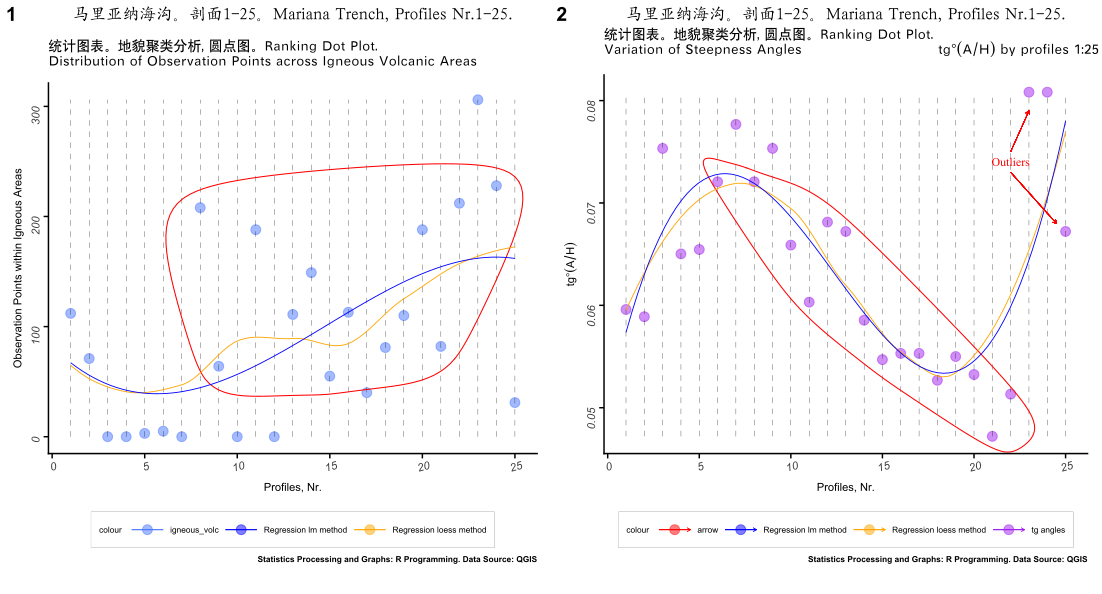

R code for this plot:
# ЧАСТЬ-1. готовим датафрейм. 
	# шаг-1. вчитываем таблицу с данными по геоморфологии. делаем из нее исходный датафрейм
MDepths <- read.csv("Morphology.csv", header=TRUE, sep = ",")
	# шаг-2. чистим датафрейм от NA значений
MDF <- na.omit(MDepths) 
row.has.na <- apply(MDF, 1, function(x){any(is.na(x))}) # проверяем, удалил ли все NA
sum(row.has.na) # суммируем все NA, должно получиться: [1] 0
head(MDF) # смотрим очищенный датафрейм. теперь с ним работаем. 


# ЧАСТЬ 2: рисуем точечные графики с ареалом критичных точек. Dot Plot with Encircling
	# шаг-3 задаем 2 точечных ареала // Encircling
library(ggalt) # задаем ареал овала критичных точек (для каждого графика отдельно)
crucial_igneous <- MDF[MDF$igneous_volc > 50 & MDF$igneous_volc <= 300 & MDF$profile > 5 & MDF$profile <= 25, ]
crucial_angles <- MDF[MDF$tg_angle > 0.00 & MDF$tg_angle <= 0.075 & MDF$profile > 5 & MDF$profile <= 22, ]

	# шаг-4. рисуем 1-й график распределения точек в пределах вулканогенных зон по профилям
g1 <- ggplot(MDF, aes(x = profile , y = igneous_volc)) +   
		geom_point(aes(x = profile , y = igneous_volc, colour = "igneous_volc"), size=3, alpha = .5, show.legend=TRUE) +    # Draw points  
		geom_segment(aes(x = profile, xend = profile, y=min(igneous_volc), yend=max(igneous_volc)),linetype="dashed", size=0.1) +   # Draw dashed lines    
	  	geom_encircle(aes(x = profile, y = igneous_volc), data = crucial_igneous, color="red", size=1, expand=0.05) +   # encircle 
		geom_smooth(aes(x = profile, y = igneous_volc, colour = "Regression loess method"), method = loess, se = FALSE, size = .3, linetype = "solid", span = 1, show.legend=TRUE) +
		geom_smooth(aes(x = profile, y = igneous_volc, colour = "Regression lm method"), method = lm, formula = y ~ splines::bs(x, 3), se = FALSE, size=.3, linetype = "solid", show.legend=TRUE) +
#	  	coord_flip() + #можно перевернуть координатные оси	   
		scale_color_manual(values = c("Regression loess method" = "orange", "Regression lm method" = "blue", "igneous_volc" = "royalblue1")) +  
		xlab("Profiles, Nr.") +
		ylab("Observation Points within Igneous Areas") + 
		labs(title="马里亚纳海沟。剖面1-25。Mariana Trench, Profiles Nr.1-25.", 
		subtitle = "统计图表。地貌聚类分析, 圆点图。Ranking Dot Plot. \nDistribution of Observation Points across Igneous Volcanic Areas",
		caption = "Statistics Processing and Graphs: R Programming. Data Source: QGIS") +
	theme(
		plot.margin = margin(5, 10, 20, 5),
		plot.title = element_text(margin = margin(t = 0, r = 20, b = 5, l = 0), family = "Kai", face = "bold", size = 12), # китайский шрифт "Кай"
		plot.subtitle = element_text(margin = margin(t = 10, r = 20, b = 10, l = 0), family = "Hei", face = "bold", size = 10), # китайский шрифт "Хэй"
		plot.caption = element_text(face = 2, size = 6),
		panel.background=ggplot2::element_rect(fill = "white"),
		axis.title.y = element_text(size = 8),
		axis.title.x = element_text(size = 8),
		axis.text.x = element_text(family = "Arial", face = 3, color = "gray24",size = 8, angle = 15),
    	axis.text.y = element_text(family = "Arial", face = 3, color = "gray24",size = 8, angle = 90),
		legend.justification = "bottom", 
		legend.position = "bottom",
		legend.box.just = "right",
		legend.direction = "horizontal",
		legend.box = "horizontal",
		legend.box.background = element_rect(colour = "honeydew4",size=0.2),
		legend.background = element_rect(fill = "white"),
		legend.key.width = unit(1,"cm"),
		legend.key.height = unit(.5,"cm"),
		legend.spacing.x = unit(.2,"cm"),
		legend.spacing.y = unit(.1,"cm"),
		legend.text = element_text(colour="black", size = 6, face=1),
		legend.title = element_text(colour="black", size = 6, face=1))
g1
	# шаг-5. рисуем 2-й график: нарастание крутизны склонов по профилям 1:25 (выражено в тангенсе) 

g2 <- ggplot(MDF, aes(x = profile , y = tg_angle)) +   
		geom_point(aes(x = profile , y = tg_angle, colour = "tg angles"), size=3, alpha = .5, show.legend=TRUE) +    # Draw points  
		geom_segment(aes(x = profile, xend = profile, y=min(tg_angle), yend=max(tg_angle)),linetype="dashed", size=0.1) +   # Draw dashed lines    
	  	geom_encircle(aes(x = profile, y = tg_angle), data = crucial_angles, color="red", size=1, expand=0.05) +   # encircle 
		geom_smooth(aes(x = profile, y = tg_angle, colour = "Regression loess method"), method = loess, se = FALSE, size = .3, linetype = "solid", span = 1, show.legend=TRUE) +
		geom_smooth(aes(x = profile, y = tg_angle, colour = "Regression lm method"), method = lm, formula = y ~ splines::bs(x, 3), se = FALSE, size=.3, linetype = "solid", show.legend=TRUE) +
#	  	coord_flip() + # можно перевернуть координатные оси	   
		xlab("Profiles, Nr.") +
		ylab(expression(tg*degree*(A/H))) +
		geom_segment(aes(x = 22, y = 0.075, xend = 23, yend = 0.079, color = "arrow"), size = .2, arrow = arrow(length = unit(0.1, "cm"))) + # рисуем 1 стрелку для аннотации
		geom_segment(aes(x = 22, y = 0.073, xend = 24.5, yend = 0.068, color = "arrow"), size = .2, arrow = arrow(length = unit(0.1, "cm"))) + # рисуем 2 стрелку для аннотации
		annotate("text", label = "Outliers", family = "Times New Roman", size = 3, color = "red", x = 22, y = 0.074) + # подписываем текст-аннотацию у стрелки (здесь: число измерений)
		scale_color_manual(values = c("Regression loess method" = "orange", "Regression lm method" = "blue", "tg angles" = "purple", "arrow" = "red")) +  
		labs(title="马里亚纳海沟。剖面1-25。Mariana Trench, Profiles Nr.1-25.", 
		subtitle=expression(paste("统计图表。地貌聚类分析, 圆点图。Ranking Dot Plot. \nVariation of Steepness Angles ", tg*degree*(A/H), " by profiles 1:25")),
		caption = "Statistics Processing and Graphs: R Programming. Data Source: QGIS") +
#		scale_fill_brewer(palette = "RdBu") +
	theme(
		plot.margin = margin(5, 10, 20, 5),
		plot.title = element_text(margin = margin(t = 0, r = 20, b = 5, l = 0), family = "Kai", face = "bold", size = 12), # китайский шрифт "Кай"
		plot.subtitle = element_text(margin = margin(t = 10, r = 20, b = 10, l = 0), family = "Hei", face = "bold", size = 10), # китайский шрифт "Хэй"
		plot.caption = element_text(face = 2, size = 6),
		panel.background=ggplot2::element_rect(fill = "white"),
		axis.title.y = element_text(size = 8),
		axis.title.x = element_text(size = 8),
		axis.text.x = element_text(family = "Arial", face = 3, color = "gray24",size = 8, angle = 15),
    	axis.text.y = element_text(family = "Arial", face = 3, color = "gray24",size = 8, angle = 90),
		legend.justification = "bottom", 
		legend.position = "bottom",
		legend.box.just = "right",
		legend.direction = "horizontal",
		legend.box = "horizontal",
		legend.box.background = element_rect(colour = "honeydew4",size=0.2),
		legend.background = element_rect(fill = "white"),
		legend.key.width = unit(1,"cm"),
		legend.key.height = unit(.5,"cm"),
		legend.spacing.x = unit(.2,"cm"),
		legend.spacing.y = unit(.1,"cm"),
		legend.text = element_text(colour="black", size = 6, face=1),
		legend.title = element_text(colour="black", size = 6, face=1))
g2

	# шаг-6. соединяем 2 графика. 
figure <-plot_grid(g1, g2, labels = c("1", "2"), ncol = 2, nrow = 1)
figure
	# шаг-7. можно открыть картинку jpeg в R (require library(jpeg))
img<-readJPEG("volcanoes.jpg")
plot(1:10,ty="n")
rasterImage(img,1,1,10,10)


# можно также делать точечный график через ggplot2.dotplot результат в принципе такой же. просто как вариант:
#g1<- ggplot2.dotplot(data = MDF, xName='profile',yName='tg_angle',
 #               xShowTitle=FALSE, yShowTitle=FALSE,
 #               xTickLabelFont=c(8,"bold", "grey"),
 #               yTickLabelFont=c(8,"bold", "grey"),
 #               xtickLabelRotation=45, ytickLabelRotation=45)
